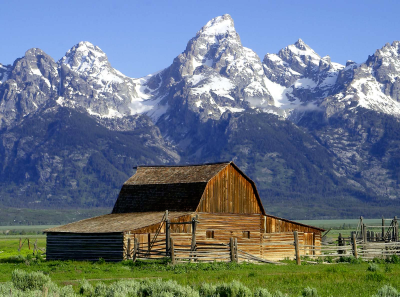
#> input picture Trabalho_Prático_1/imagens/barn_mountains.bmp, 400 x 297 px, found by its file name
$ python program.py
#> lines starting #> are read from the running program, lines starting #| are printed output that depends on the picture; long printed decimals are rounded
#> in encoder, img is the input picture: shape (297, 400, 3); mean R, G, B 104.4, 117.4, 130.1
from PIL import Image
from scipy import fftpack as fft
from scipy import ifft
from matplotlib import cm

import matplotlib.pyplot as plt
import matplotlib.colors as clr
import numpy as np
import cv2
import math


Tc = np.array([[0.299, 0.587, 0.114],[-0.168736, -0.331264, 0.5],[0.5, -0.418688, -0.081312]])
TcInverted = np.linalg.inv(Tc)


QY = np.array([
    [16, 11, 10, 16, 24,  40,  51,  61],
    [12, 12, 14, 19, 26,  58,  60,  55],
    [14, 13, 16, 24, 40,  57,  69,  56],
    [14, 17, 22, 29, 51,  87,  80,  62],
    [18, 22, 37, 56, 68,  109, 103, 77],
    [24, 35, 55, 64, 81,  104, 113, 92],
    [49, 64, 78, 87, 103, 121, 120, 101],
    [72, 92, 95, 98, 112, 100, 103, 99]])


QC = np.array([
    [17, 18, 24, 47, 99, 99, 99, 99],
    [18, 21, 26, 66, 99, 99, 99, 99],
    [24, 26, 56, 99, 99, 99, 99, 99],
    [47, 66, 99, 99, 99, 99, 99, 99],
    [99, 99, 99, 99, 99, 99, 99, 99],
    [99, 99, 99, 99, 99, 99, 99, 99],
    [99, 99, 99, 99, 99, 99, 99, 99],
    [99, 99, 99, 99, 99, 99, 99, 99]])


# [39 lines left out: functions qualityChange, colorMapping, imageColorMapping, not called in this run]

# Exercise 3 - Separate and join RGB channels

# Separate RGB
def separateRGB(images, flag):

    image = plt.imread(images + ".bmp")

    #print(image)
    red = image[:,:,0]
    green = image[:,:,1]
    blue = image[:,:,2]

    #print(image.shape) -> (384, 512, 3)

    RED = clr.LinearSegmentedColormap.from_list('cmap', [(0, 0, 0), (1,0,0)], N=256)
    GREEN = clr.LinearSegmentedColormap.from_list('cmap', [(0, 0, 0), (0,1,0)], N=256)
    BLUE = clr.LinearSegmentedColormap.from_list('cmap', [(0, 0, 0), (0,0,1)], N=256)

    if flag:
        plt.subplots_adjust(left=0.01, right=0.99, wspace=0.1)

        plt.subplot(1, 3, 1)
        plt.title("Red Channel")
        plt.imshow(red, RED)
        plt.axis('off')

        plt.subplot(1, 3, 2)
        plt.title("Green Channel")
        plt.imshow(green, GREEN)
        plt.axis('off')

        plt.subplot(1, 3, 3)
        plt.title("Blue Channel")
        plt.imshow(blue, BLUE)
        plt.axis('off')

        plt.show()

    return red, green, blue

# Join RGB
def joinRGB(r, g, b, flag):

    shape = (r.shape[0], r.shape[1], 3)
    rgb = np.empty(shape, dtype=r.dtype)
    rgb[:,:,0] = r
    rgb[:,:,1] = g
    rgb[:,:,2] = b

    #rgb = rgb.astype(np.uint8)

    if flag:
        plt.figure()
        plt.title("RGB Components Added")
        plt.imshow(rgb)
        plt.axis('off')
        plt.show()

    return rgb

# Exercise 4 - Image Padding

# Padding
def padding(r, g, b, flag):
    #img = plt.imread(image + ".bmp")

    h, c = r.shape
    countH = h%16
    countC = c%16
    c_shape = 16 - countC if countC != 0 else 0
    h_shape = 16 - countH if countH != 0 else 0
    if (h_shape) > 0:
        r = np.vstack((r, np.tile(r[-1, :], (h_shape, 1))))
        g = np.vstack((g, np.tile(g[-1, :], (h_shape, 1))))
        b = np.vstack((b, np.tile(b[-1, :], (h_shape, 1))))
        h, c = r.shape

    if (c_shape) > 0:
        r = np.hstack((r, np.tile(r[:, -1], (c_shape, 1)).T))
        g = np.hstack((g, np.tile(g[:, -1], (c_shape, 1)).T))
        b = np.hstack((b, np.tile(b[:, -1], (c_shape, 1)).T))
        h, c = r.shape

    paddedImg = np.zeros((h, c, 3))
    paddedImg[:, :, 0] = r
    paddedImg[:, :, 1] = g
    paddedImg[:, :, 2] = b
    print("dim = ", paddedImg.shape)
    paddedImg = paddedImg.astype(np.uint8)

    if flag:
        plt.figure()
        plt.title("padded")
        plt.imshow(paddedImg)
        plt.axis('off')
        plt.show()

    return r, g, b

# Unpadding
def unpad(paddedImg, shape, flag):
    unpaddedImg = paddedImg[:shape[0], :shape[1], :]
    #.print("dim = ", unpaddedImg.shape)
    unpaddedImg = unpaddedImg.astype(np.uint8)

    if flag:
        plt.figure()
        plt.title("unpadded")
        plt.imshow(unpaddedImg)
        plt.axis('off')
        plt.show()

    return unpaddedImg

# Exercise 5 - Conversion to YCbCr and reverse it

# RGB to YCbCR
def RGBtoYCrCb(r, g, b, flag):
    # Flag para fzr plots

    #No more np.dot
    #No more ycbcr matrix
    #No more fortnight

    y = Tc[0, 0] * r + Tc[0, 1] * g + Tc[0, 2] * b
    cb = Tc[1, 0] * r + Tc[1, 1] * g + Tc[1, 2] * b + 128
    cr = Tc[2, 0] * r + Tc[2, 1] * g + Tc[2, 2] * b + 128

    if flag:
        plt.subplots_adjust(left=0.01, right=0.99, wspace=0.1)

        plt.subplot(1, 3, 1)
        plt.title("YCbCr from RBG Image (channel - Y)")
        plt.imshow(y, "gray")
        plt.axis('off')

        plt.subplot(1, 3, 2)
        plt.title("YCbCr from RBG Image (channel - Cb)")
        plt.imshow(cb, "gray")
        plt.axis('off')

        plt.subplot(1, 3, 3)
        plt.title("YCbCr from RBG Image (channel - Cr)")
        plt.imshow(cr, "gray")
        plt.axis('off')

        plt.show()

    return y, cb, cr

# YCbCr to RGB
def YCbCrtoRGB(y: np.ndarray, cb: np.ndarray, cr: np.ndarray, shape, flag):
    cb -= 128
    cr -= 128

    r = TcInverted[0, 0] * y + TcInverted[0, 1] * cb + TcInverted[0, 2] * cr
    g = TcInverted[1, 0] * y + TcInverted[1, 1] * cb + TcInverted[1, 2] * cr
    b = TcInverted[2, 0] * y + TcInverted[2, 1] * cb + TcInverted[2, 2] * cr

    rgb = joinRGB(r, g, b, flag = False)
    rgb = np.round(rgb)
    rgb[rgb > 255] = 255
    rgb[rgb < 0] = 0

    rgb = rgb.astype(np.uint8)

    if flag:
        plt.figure()
        plt.title("RGB from YCbCr Image")
        plt.imshow(rgb)
        plt.show()

    return rgb

# Exercise 6 - SubSampling of YCbCr channels

# SubSampling
def subsampling(Cb, Cr, ratio, inter, flag):
    cbRatio = ratio[1]/ratio[0]

    if ratio[2] == 0:
        if ratio[1] == 4:
            crRatio = 0.5
        else:
            crRatio = cbRatio
    else:
        crRatio = 1

    cbStep = int(1//cbRatio)
    crStep = int(1//crRatio)

    if inter:
        dsCbInterp = cv2.resize(Cb, None, fx=cbRatio, fy=crRatio, interpolation=cv2.INTER_LINEAR)
        dsCrInterp = cv2.resize(Cr, None, fx=cbRatio, fy=crRatio, interpolation=cv2.INTER_LINEAR)

        if flag:
            plt.subplots_adjust(left=0.01, right=0.99, wspace=0.1)
            plt.subplot(1, 2, 1)
            plt.title("Cb Downsampled with Interpolation")
            plt.imshow(dsCbInterp, "gray")
            plt.subplot(1, 2, 2)
            plt.title("Cr Downsampled with Interpolation")
            plt.imshow(dsCrInterp, "gray")
            plt.show()

        return  dsCbInterp, dsCrInterp

    else:
        cbDown = Cb[::crStep, ::crStep]
        crDown = Cr[::cbStep, ::cbStep]
        if flag:
            plt.subplots_adjust(left=0.01, right=0.99, wspace=0.1)
            plt.subplot(1, 2, 1)
            plt.title("Cb Downsampled without Interpolation")
            plt.imshow(cbDown, "gray")
            plt.subplot(1, 2, 2)
            plt.title("Cr Downsampled without Interpolation")
            plt.imshow(crDown, "gray")
            plt.show()

        return  cbDown, crDown

# UpSampling
def upsampler(dsCb, dsCr, shape, inter, flag):

    # Flag inter
    size = shape[::-1]

    if inter:
        interpolation = cv2.INTER_LINEAR
        name = "interpolation"
    else:
        interpolation = cv2.INTER_AREA
        name = "repetition"
    usCb = cv2.resize(dsCb, size, interpolation)
    usCr = cv2.resize(dsCr, size, interpolation)

    if flag:
        plt.subplots_adjust(left=0.01, right=0.99, wspace=0.1)
        plt.subplot(1, 2, 1)
        plt.title("Cb Upsampled with " + name)
        plt.imshow(usCb, "gray")
        plt.subplot(1, 2, 2)
        plt.title("Cr Upsampled with " + name)
        plt.imshow(usCr, "gray")
        plt.show()

    return usCb, usCr

# Exercise 7 - DCT and Block DCT

# DCT
# [66 lines left out: functions fullDct, fullIdct, not called in this run]

# Block DCT
def dct_block(y, cb, cr, block, flag):

    y_dct = blockDct(y, size=block)
    cb_dct= blockDct(cb, size=block)
    cr_dct = blockDct(cr, size=block)

    y_block = np.log(np.abs(y_dct) + 0.0001)
    cb_block = np.log(np.abs(cb_dct) + 0.0001)
    cr_block = np.log(np.abs(cr_dct) + 0.0001)

    plt.subplots_adjust(left=0.01, right=0.99, wspace=0.1)
    plt.subplot(1, 3, 1)
    plt.title("DCT " + str(block) + "x" + str(block) + " (Y)")
    plt.imshow(y_block, "gray")
    plt.subplot(1, 3, 2)
    plt.title("DCT " + str(block) + "x" + str(block) + " (Cb)")
    plt.imshow(cb_block, "gray")
    plt.subplot(1, 3, 3)
    plt.title("DCT " + str(block) + "x" + str(block) + " (Cr)")
    plt.imshow(cr_block, "gray")
    plt.show()

    return y_dct, cb_dct, cr_dct

def idct_block(y_dct, cb_dct, cr_dct, block, flag):

    y_inv = blockIdct(y_dct, size=block)
    cb_inv = blockIdct(cb_dct, size=block)
    cr_inv = blockIdct(cr_dct, size=block)

    #y_inv = np.log(np.abs(y_inv) + 0.0001)
    #cb_inv = np.log(np.abs(cb_inv) + 0.0001)
    #cr_inv = np.log(np.abs(cr_inv) + 0.0001)

    plt.subplots_adjust(left=0.01, right=0.99, wspace=0.1)
    plt.subplot(1, 3, 1)
    plt.title("Inverted DCT " + str(block) + "x" + str(block) + " (Y)")
    plt.imshow(y_inv, "gray")
    plt.subplot(1, 3, 2)
    plt.title("Inverted DCT " + str(block) + "x" + str(block) + " (Cb)")
    plt.imshow(cb_inv, "gray")
    plt.subplot(1, 3, 3)
    plt.title("Inverted DCT " + str(block) + "x" + str(block) + " (Cr)")
    plt.imshow(cr_inv, "gray")
    plt.show()

    return y_inv, cb_inv, cr_inv


def quantizer(ycbcr: tuple, qf: int):
    y, cb, cr = ycbcr
    sf = (100 - qf) / 50 if qf >= 50 else 50 / qf
    QsY = np.round(QY * sf)
    QsC = np.round(QC * sf)

    QsY[QsY > 255] = 255
    QsC[QsC > 255] = 255
    QsY[QsY < 1] = 1
    QsC[QsC < 1] = 1

    qy = np.empty(y.shape, dtype=y.dtype)
    qcb = np.empty(cb.shape, dtype=cb.dtype)
    qcr = np.empty(cr.shape, dtype=cr.dtype)

    for i in range(0, y.shape[0], 8):
        for j in range(0, y.shape[1], 8):
            qy[i:i+8, j:j+8] = y[i:i+8, j:j+8] / QsY
    qy = np.round(qy)

    for i in range(0, cb.shape[0], 8):
        for j in range(0, cb.shape[1], 8):
            qcb[i:i+8, j:j+8] = cb[i:i+8, j:j+8] / QsC
    qcb = np.round(qcb)

    for i in range(0, cr.shape[0], 8):
        for j in range(0, cr.shape[1], 8):
            qcr[i:i+8, j:j+8] = cr[i:i+8, j:j+8] / QsC
    qcr = np.round(qcr)


    ly = np.log(np.abs(qy) + 0.0001)
    lcb = np.log(np.abs(qcb) + 0.0001)
    lcr = np.log(np.abs(qcr) + 0.0001)
    plt.subplots_adjust(left=0.01, right=0.99, wspace=0.1)
    plt.subplot(1, 3, 1)
    plt.title("Quantized (Y) channel w/ " + str(qf) + " quality factor")
    plt.imshow(ly, "gray")
    plt.subplot(1, 3, 2)
    plt.title("Quantized (Cb) channel w/ " + str(qf) + " quality factor")
    plt.imshow(lcb, "gray")
    plt.subplot(1, 3, 3)
    plt.title("Quantized (Cr) channel w/ " + str(qf) + " quality factor")
    plt.imshow(lcr, "gray")
    plt.show()

    return qy, qcb, qcr

def iQuantizer(ycbcr: tuple, qf: int):
    qy, qcb, qcr = ycbcr
    sf = (100 - qf) / 50 if qf >= 50 else 50 / qf
    QsY = np.round(QY * sf)
    QsC = np.round(QC * sf)

    QsY[QsY > 255] = 255
    QsC[QsC > 255] = 255
    QsY[QsY < 1] = 1
    QsC[QsC < 1] = 1

    y = np.empty(qy.shape, dtype=qy.dtype)
    cb = np.empty(qcb.shape, dtype=qcb.dtype)
    cr = np.empty(qcr.shape, dtype=qcr.dtype)

    for i in range(0, y.shape[0], 8):
        for j in range(0, y.shape[1], 8):
            y[i:i+8, j:j+8] = qy[i:i+8, j:j+8] * QsY

    for i in range(0, cb.shape[0], 8):
        for j in range(0, cb.shape[1], 8):
            cb[i:i+8, j:j+8] = qcb[i:i+8, j:j+8] * QsC

    for i in range(0, cr.shape[0], 8):
        for j in range(0, cr.shape[1], 8):
            cr[i:i+8, j:j+8] = qcr[i:i+8, j:j+8] * QsC

    ly = np.log(np.abs(qy) + 0.0001)
    lcb = np.log(np.abs(qcb) + 0.0001)
    lcr = np.log(np.abs(qcr) + 0.0001)
    plt.subplots_adjust(left=0.01, right=0.99, wspace=0.1)
    plt.subplot(1, 3, 1)
    plt.title("iQuantized (Y) channel w/ " + str(qf) + " quality factor")
    plt.imshow(ly, "gray")
    plt.subplot(1, 3, 2)
    plt.title("iQuantized (Cb) channel w/ " + str(qf) + " quality factor")
    plt.imshow(lcb, "gray")
    plt.subplot(1, 3, 3)
    plt.title("iQuantized (Cr) channel w/ " + str(qf) + " quality factor")
    plt.imshow(lcr, "gray")
    plt.show()

    return y, cb, cr


# Exercise 9 - DPCM

def DPCM(imgDCT_Q):

    #DPCM 8x8
    imgDPCM = imgDCT_Q.copy()
    dc0 = imgDPCM[0,0]
    nl, nc = imgDPCM.shape
    for i in range(0, nl, 8):
        for j in range(0, nc, 8):
            if i == 0 and j == 0:
                #dc0 = imgDCT_Q[i, j]
                continue
            dc = imgDCT_Q[i, j]
            diff = dc - dc0
            dc0 = dc
            imgDPCM[i, j] = diff

    fig = plt.figure(figsize=(15, 15))
    plt.imshow(np.log(np.abs(imgDPCM) + 0.0001), "gray")
    plt.title('DPCM')
    plt.xticks([])
    plt.yticks([])
    plt.axis('image')

    plt.show()


def iDPCM(imgDCT_Q):

    #DPCM 8x8
    imgDPCM = imgDCT_Q.copy()
    dc0 = imgDPCM[0,0]
    nl, nc = imgDPCM.shape
    for i in range(0, nl, 8):
        for j in range(0, nc, 8):
            if i == 0 and j == 0:
                continue
            dc = imgDCT_Q[i, j]
            s = dc + dc0
            dc0 = dc
            imgDPCM[i, j] = s

    fig = plt.figure(figsize=(15, 15))
    plt.imshow(np.log(np.abs(imgDPCM) + 0.0001), "gray")
    plt.title('iDPCM')
    plt.xticks([])
    plt.yticks([])
    plt.axis('image')

    plt.show()

# DCT functions
def idct(X: np.ndarray) -> np.ndarray:
    return fft.idct(fft.idct(X, norm="ortho").T, norm="ortho").T

def dct(X: np.ndarray) -> np.ndarray:
    return fft.dct(fft.dct(X, norm="ortho").T, norm="ortho").T

def blockIdct(x: np.ndarray, size):
    h, w = x.shape
    newImg = np.zeros(x.shape)
    for i in range(0, h, size):
        for j in range(0, w, size):
            newImg[i:i+size, j:j+size] = idct(x[i:i+size, j:j+size])
    return newImg

def blockDct(x: np.ndarray, size):
    h, w = x.shape
    newImg = np.zeros(x.shape)
    for i in range(0, h, size):
        for j in range(0, w, size):
            newImg[i:i+size, j:j+size] = dct(x[i:i+size, j:j+size])
    return newImg


#𝐈𝐭'𝐬 𝐚 𝐰𝐢𝐥𝐝 𝐩𝐨𝐩𝐩𝐥𝐢𝐞𝐫

def encoder(image, quality):
    img = plt.imread(image +".bmp")
    shape = img.shape

    r, g, b = separateRGB(image, flag = True)
    r, g, b = padding(r, g, b, flag = True)
#| dim =  (304, 400, 3)
    y , cb, cr, = RGBtoYCrCb(r, g, b, flag = True)
    SubCb, SubCr = subsampling(cb, cr, (4,2,0), inter = True, flag = True)

    #devemos usar só o subcb e subcr na dct2, nao sei oque fazer em relação aos outros dois parametros
    #y_dct, cb_dct, cr_dct = fullDct(y, SubCb, SubCr, flag = True)
    y_block, cb_block, cr_block = dct_block(y, SubCb, SubCr, block = 8, flag = True)
#> in dct_block, `cr_block = np.log(np.abs(cr_dct) + 0.0001)`:
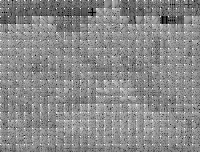
#> cr_block: shape (152, 200) float64; min -9.21, max 7.13, mean -0.365; drawn with min black and max white

    qy, qcb, qcr = quantizer((y_block, cb_block, cr_block), quality)

    DPCM(qy)
#> in DPCM, `dc0 = imgDPCM[0,0]`: dc0 = 77
#> after the loop in DPCM, `for i in range(0, nl, 8):`:
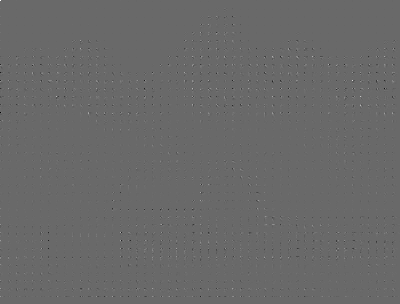
#> imgDPCM: shape (304, 400) float64; min -54, max 77, mean 0; drawn with min black and max white
#> in DPCM, `plt.show()`:
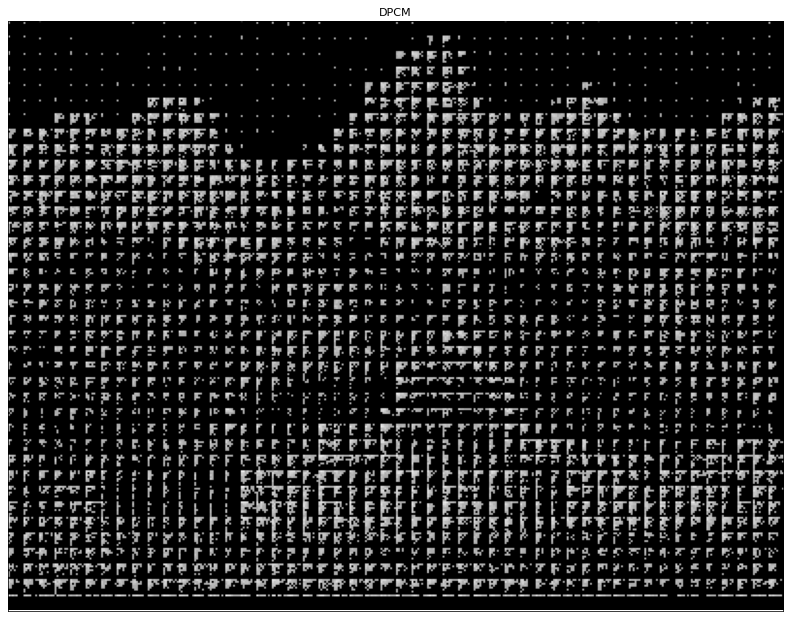
#> figure drawn by matplotlib, 1 panel
    DPCM(qcb)
#> after the loop in DPCM (call 2), `for i in range(0, nl, 8):`: imgDPCM: shape (152, 200) float64; min -21, max 80, mean 0
    DPCM(qcr)
#> after the loop in DPCM (call 3), `for i in range(0, nl, 8):`: imgDPCM: shape (152, 200) float64; min -13, max 48, mean 0
#> in main, `y_dct, cb_dct, cr_dct, shape, quality = encoder(image, quality)`: shape = (297, 400, 3); quality = 50

    #returnamos os ycbcr do dct e a shape da imagem original
    return  qy, qcb, qcr, shape, quality


def decoder(qy, qcb, qcr, shape, quality):

    iDPCM(qy)
#> in iDPCM, `dc0 = imgDPCM[0,0]`: dc0 = 77
#> after the loop in iDPCM, `for i in range(0, nl, 8):`:
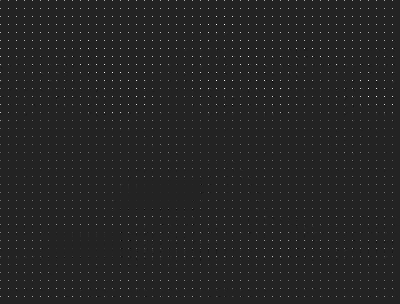
#> imgDPCM: shape (304, 400) float64; min -39, max 245, mean 1.8; drawn with min black and max white
    iDPCM(qcb)
#> in iDPCM (call 2), `dc0 = imgDPCM[0,0]`: dc0 = 80
#> after the loop in iDPCM (call 2), `for i in range(0, nl, 8):`:
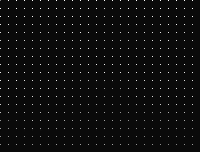
#> imgDPCM: shape (152, 200) float64; min -7, max 160, mean 2; drawn with min black and max white
    iDPCM(qcr)
#> in iDPCM (call 3), `dc0 = imgDPCM[0,0]`: dc0 = 48
#> after the loop in iDPCM (call 3), `for i in range(0, nl, 8):`:
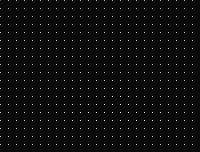
#> imgDPCM: shape (152, 200) float64; min -6, max 145, mean 1.8; drawn with min black and max white
#> in iDPCM (call 3), `plt.show()`:
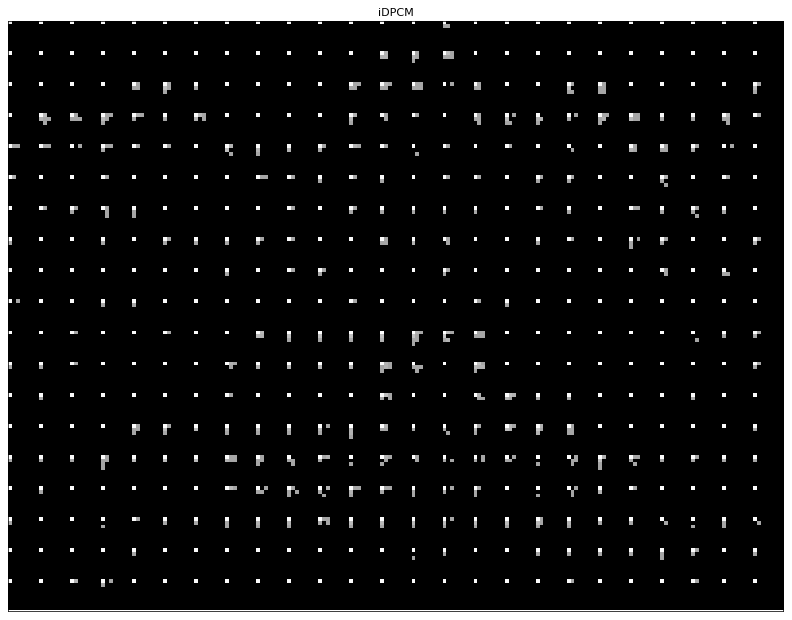
#> figure drawn by matplotlib, 1 panel

    y_dct, cb_dct, cr_dct = iQuantizer((qy,qcb,qcr), quality)
#> in iQuantizer, `sf = (100 - qf) / 50 if qf >= 50 else 50 / qf`: sf = 1
    y, cb, cr = idct_block(y_dct, cb_dct, cr_dct, block = 8, flag = True)

    cb, cr = upsampler(cb, cr, y.shape, True, flag = True)
    rgb = YCbCrtoRGB(y, cb, cr, shape, flag = True)
    rgb = unpad(rgb, shape, flag = True)

    return rgb

def MSE(original, comp, height, width):
    original = original.astype(np.float64)
    comp = comp.astype(np.float64)
    coef = 1 / (height * width)
    sums = np.sum((original - comp) ** 2)
    return coef * sums


def RMSE(mse):
    return math.sqrt(mse)

# THIS IS ONLY GIVING ME HALF OF THE EXPECTED RESULT FOR SOME REASON
def SNR(original, mse, height, width, flag=None):
    if flag:
        original = original.astype(np.float64)
        coef =  1 / (height * width)
        sums = np.sum(original ** 2)
        return 10 * np.log10((coef * sums) / mse)
    else:
        maxsqr = np.max(original)**2
        return 10 * np.log10(maxsqr / mse)


# Exercise 10 - Compression
def compression(compressed):
    original = plt.imread("imagens/barn_mountains.bmp")
    height, width = original[:,:,0].shape
#> height = 297; width = 400
    mse = MSE(original, compressed, height, width)
#> in MSE, `sums = np.sum((original - comp) ** 2)`: sums = 33035820
#> mse = 278.1
    rmse = RMSE(mse)
#> rmse = 16.68
    snr = SNR(original, mse, height, width, 1)
#> in SNR, `sums = np.sum(original ** 2)`: sums = 6.22e+09
#> snr = 22.74
    psnr = SNR(original, mse, height, width)
#> psnr = 23.69
    showCompValues(mse, rmse, snr, psnr)
#| MSE: 278.079
#| RMSE: 16.676
#| SNR: 22.745
#| PSNR: 23.689

def showCompValues(mse, rmse, snr, psnr):
    print("MSE: " + str(mse))
    print("RMSE: " + str(rmse))
    print("SNR: " + str(snr))
    print("PSNR: " + str(psnr))


def main():

    plt.close('all')

    image = "imagens/barn_mountains"
    quality = 50
    y_dct, cb_dct, cr_dct, shape, quality = encoder(image, quality)
    img = decoder(y_dct, cb_dct, cr_dct, shape, quality)
    return img


if __name__ == "__main__":
    reconstructed = main()
    compression(reconstructed)


'''
colormap references: https://matplotlib.org/1.2.1/mpl_examples/pylab_examples/show_colormaps.pdf
'''

$ run again, with Trabalho_Prático_1/imagens/peppers.bmp copied over Trabalho_Prático_1/imagens/barn_mountains.bmp
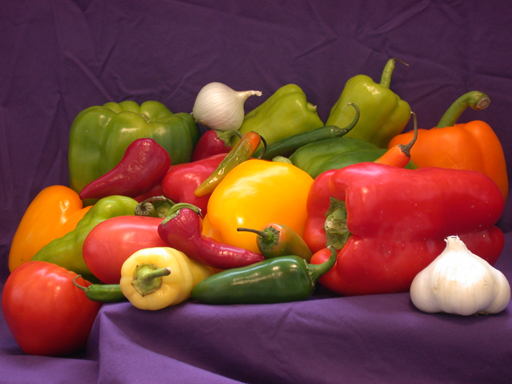
#> input picture Trabalho_Prático_1/imagens/peppers.bmp, 512 x 384 px, found by its file name
#> in encoder, img is the input picture: shape (384, 512, 3); mean R, G, B 120.8, 66.4, 57.6
#| dim =  (384, 512, 3)
#> in DPCM, `dc0 = imgDPCM[0,0]`: dc0 = 22
#> in main, `y_dct, cb_dct, cr_dct, shape, quality = encoder(image, quality)`: shape = (384, 512, 3); quality = 50
#> in iDPCM, `dc0 = imgDPCM[0,0]`: dc0 = 22
#> after the loop in iDPCM, `for i in range(0, nl, 8):`:
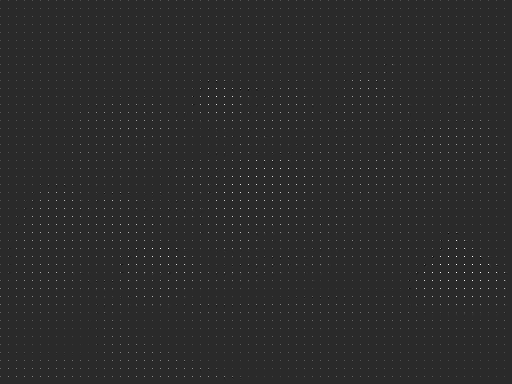
#> imgDPCM: shape (384, 512) float64; min -51, max 254, mean 1.3; drawn with min black and max white
#> in iDPCM (call 3), `dc0 = imgDPCM[0,0]`: dc0 = 67
#> in iDPCM (call 3), `plt.show()`:
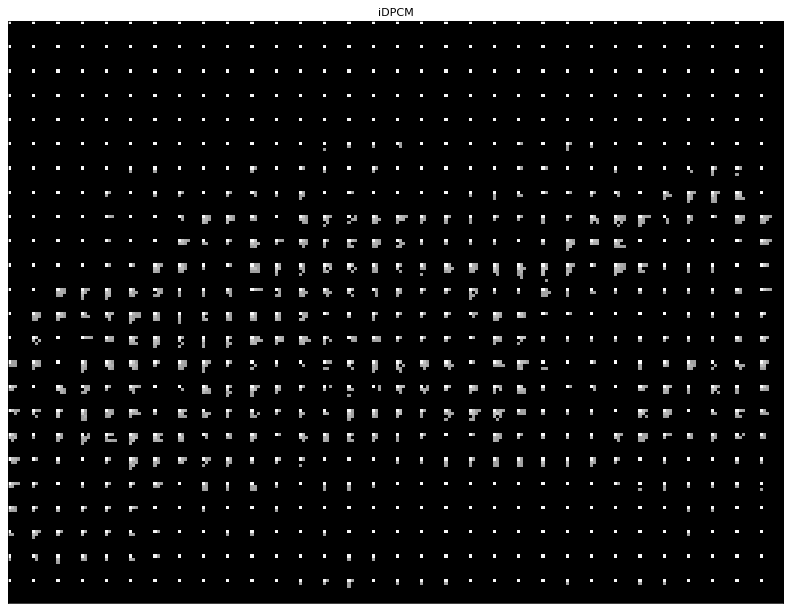
#> figure drawn by matplotlib, 1 panel
#> sf = 1
#> in MSE, `sums = np.sum((original - comp) ** 2)`: sums = 19990186
#> mse = 101.7
#> rmse = 10.08
#> in SNR, `sums = np.sum(original ** 2)`: sums = 6.11e+09
#> snr = 24.85
#> psnr = 28.06
#| MSE: 101.675
#| RMSE: 10.083
#| SNR: 24.854
#| PSNR: 28.059
